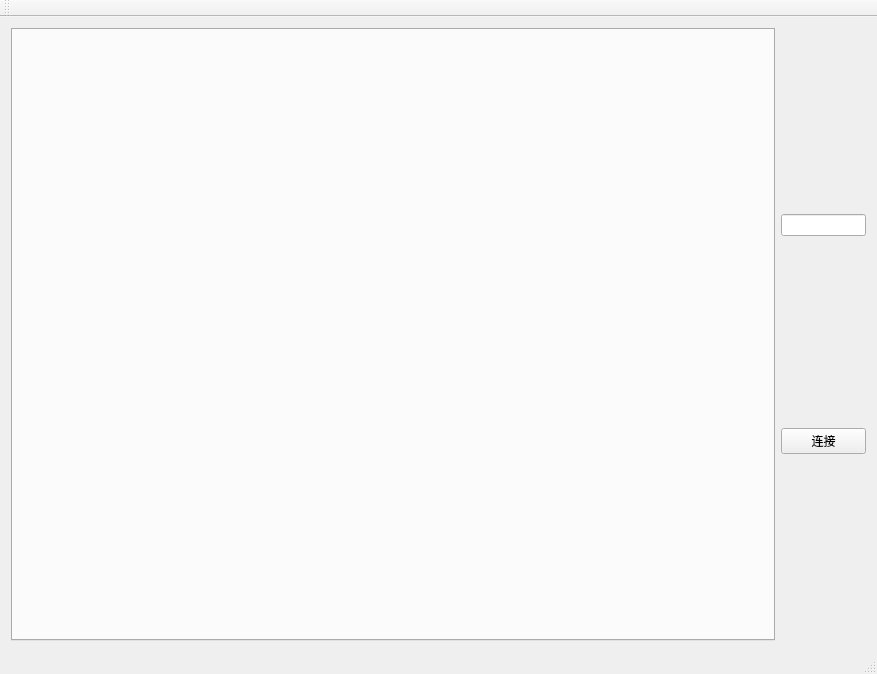
<?xml version="1.0" encoding="UTF-8"?>
<ui version="4.0">
 <class>MainWindow</class>
 <widget class="QMainWindow" name="MainWindow">
  <property name="geometry">
   <rect>
    <x>0</x>
    <y>0</y>
    <width>877</width>
    <height>674</height>
   </rect>
  </property>
  <property name="windowTitle">
   <string>斗鱼弹幕姬  by@xyp</string>
  </property>
  <widget class="QWidget" name="centralWidget">
   <layout class="QHBoxLayout" name="horizontalLayout" stretch="9,1">
    <item>
     <layout class="QVBoxLayout" name="verticalLayout_2">
      <item>
       <widget class="QTabWidget" name="tabWidget">
        <property name="currentIndex">
         <number>-1</number>
        </property>
       </widget>
      </item>
     </layout>
    </item>
    <item>
     <layout class="QVBoxLayout" name="verticalLayout">
      <item>
       <widget class="QLineEdit" name="lineEdit"/>
      </item>
      <item>
       <widget class="QPushButton" name="pushButton">
        <property name="text">
         <string>连接</string>
        </property>
       </widget>
      </item>
     </layout>
    </item>
   </layout>
  </widget>
  <widget class="QMenuBar" name="menuBar">
   <property name="geometry">
    <rect>
     <x>0</x>
     <y>0</y>
     <width>877</width>
     <height>23</height>
    </rect>
   </property>
  </widget>
  <widget class="QToolBar" name="mainToolBar">
   <attribute name="toolBarArea">
    <enum>TopToolBarArea</enum>
   </attribute>
   <attribute name="toolBarBreak">
    <bool>false</bool>
   </attribute>
  </widget>
  <widget class="QStatusBar" name="statusBar"/>
 </widget>
 <layoutdefault spacing="6" margin="11"/>
 <resources/>
 <connections/>
</ui>
